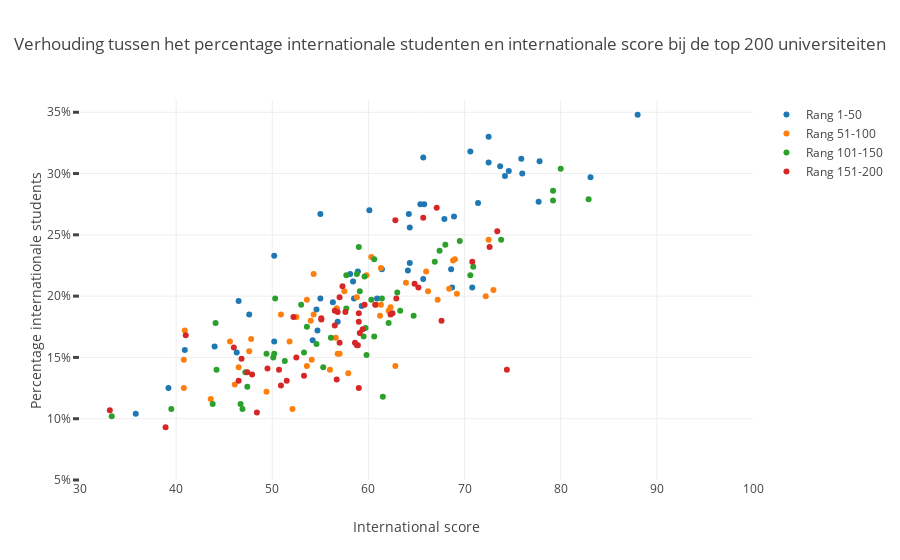

The code cell stored with this chart in its notebook:
### Code cell
# Create a trace
trace1 = go.Scatter(
    x = int_score[:50],
    y = int_students[:50],
    mode = 'markers',
    name = 'Rang 1-50'
)
trace2 = go.Scatter(
    x = int_score[51:100],
    y = int_students[51:100],
    mode = 'markers',
    name = 'Rang 51-100'
)
trace3 = go.Scatter(
    x = int_score[101:150],
    y = int_students[101:150],
    mode = 'markers',
    name = 'Rang 101-150'
)
trace4 = go.Scatter(
    x = int_score[151:200],
    y = int_students[151:200],
    mode = 'markers',
    name = 'Rang 151-200'
)

layout = go.Layout(
    title = 'Verhouding tussen het percentage internationale studenten en internationale score bij de top 200 universiteiten',
    yaxis = go.layout.YAxis(
        tick0 = 5,
        dtick = 5,
        ticksuffix = "%",
        ticklen= 6,
        tickwidth= 3,
        range = [5,36],
        title = 'Percentage internationale students'
    ),
    xaxis = go.layout.XAxis(
        title = 'Internationale score',
        range = [30, 100]
    ),
)

data = [trace1, trace2, trace3, trace4]
fig = go.Figure(data=data, layout=layout)


# Plot and embed in ipython notebook!
iplot(fig, filename='basic-scatter')

### Figure 1 — Plotly figure (JSON) as saved in the notebook; plotly's stock layout.template omitted (floating-point values rounded to 4 significant figures)
{"data": [{"mode": "markers", "name": "Rang 1-50", "type": "scatter", "uid": "39103dd5-0d69-45d8-88eb-a281f8ef705e", "x": [64.2, 71.4, 83.1, 68.9, 75.9, 73.7, 77.8, 72.5, 72.5, 64.3, 58.5, 64.3, 61.4, 74.6, 67.9, 46.5, 55, 59.3, 54.7, 56.3, 65.4, 65.7, 39.2, 60.1, 56.8, 58.4, 55, 60.9, 54.2, 50.2, 65.8, 65.7, 58.9, 88, 70.8, 74.2, 77.7, 64.1, 68.6, 70.6, 58.1, 44, 50.2, 54.6, 68.7, 47.6, 40.9, 76, 46.3, 35.8], "y": [26.7, 27.6, 29.7, 26.5, 31.2, 30.6, 31, 33, 30.9, 25.6, 19.8, 22.7, 22.2, 30.2, 26.3, 19.6, 26.7, 19.2, 17.2, 19.5, 27.5, 31.3, 12.5, 27, 17.9, 21.2, 19.8, 19.8, 16.4, 16.3, 27.5, 21.4, 22, 34.8, 20.7, 29.8, 27.7, 22.1, 22.2, 31.8, 21.8, 15.9, 23.3, 18.9, 20.7, 18.5, 15.6, 30, 15.4, 10.4]}, {"mode": "markers", "name": "Rang 51-100", "type": "scatter", "uid": "ac7aadf3-d0c3-4f81-a1ab-7ad3e583016a", "x": [45.6, 40.8, 47.6, 61.3, 60.3, 54.3, 62.1, 47.8, 56.7, 66.2, 72.5, 57, 43.6, 68.8, 57.9, 52.1, 49.4, 66, 62.3, 69.2, 56.7, 69, 72.2, 52.5, 68.4, 60.8, 56.6, 51.8, 63.9, 54.3, 73, 61.2, 67.2, 59.8, 61.3, 54, 57.5, 56, 54.1, 46.5, 62.8, 40.9, 56.8, 50.9, 40.8, 46.1, 58.8, 53.6, 53.6], "y": [16.3, 12.5, 15.5, 19.3, 23.2, 21.8, 18.8, 16.5, 19, 20.4, 24.6, 15.3, 11.6, 22.9, 13.7, 10.8, 12.2, 22, 19.1, 20.2, 19, 23, 20, 18.3, 20.6, 19.3, 16.6, 16.3, 21.1, 18.5, 20.5, 18.4, 19.7, 21.7, 22.3, 18, 20.4, 14, 14.8, 14.2, 14.3, 17.2, 15.3, 18.5, 14.8, 12.8, 19.9, 19.7, 14.3]}, {"mode": "markers", "name": "Rang 101-150", "type": "scatter", "uid": "0573d104-068c-490b-be14-f124b6c90634", "x": [59, 63.3, 60.3, 44.2, 59.8, 79.2, 50.3, 60.6, 66.9, 79.2, 50.1, 64.7, 67.4, 60.6, 55.3, 70.6, 68, 59.1, 62.1, 70.9, 39.5, 46.7, 57.7, 46.9, 56.1, 57.7, 44.1, 59.6, 58.8, 73.8, 51.3, 69.5, 33.3, 53.3, 61.5, 61.4, 53, 59.5, 63, 50.2, 59.7, 47.2, 47.4, 80, 53.6, 43.8, 54.6, 82.9, 49.4], "y": [24, 18.8, 19.7, 14, 15.2, 27.8, 19.8, 16.7, 22.8, 28.6, 15, 18.4, 23.7, 23, 14.2, 21.7, 24.2, 20.4, 17.8, 22.4, 10.8, 11.2, 21.7, 10.8, 16.6, 19, 17.8, 21.6, 21.8, 24.6, 14.7, 24.5, 10.2, 15.4, 11.8, 19.8, 19.3, 16.7, 20.3, 15.3, 17.4, 13.8, 12.6, 30.4, 17.5, 11.2, 16.1, 27.9, 15.3]}, {"mode": "markers", "name": "Rang 151-200", "type": "scatter", "uid": "ba0b3765-fa0c-4a4d-9c3b-5eeffa83e91d", "x": [65.7, 62.3, 51.5, 53.3, 47.9, 72.6, 47.4, 50.9, 67.6, 57, 46, 38.9, 59, 46.5, 48.4, 55.1, 56.5, 65.2, 62.5, 57.6, 59.6, 59.4, 57.3, 59.1, 73.4, 52.5, 59, 74.4, 49.5, 57, 58.9, 33.1, 41, 56.5, 59, 70.8, 60.7, 58.8, 46.8, 56.7, 50.7, 52.2, 56.8, 55.1, 62.9, 62.8, 64.8, 58.6, 67.1], "y": [26.4, 18.5, 13.1, 13.5, 13.6, 24, 13.8, 12.7, 18, 19.9, 15.8, 9.3, 18.6, 13.1, 10.5, 18.1, 17.6, 20.7, 18.6, 18.7, 19.3, 17.3, 20.8, 17, 25.3, 15, 17.9, 14, 14.1, 16.2, 16, 10.7, 16.8, 18.8, 12.5, 22.8, 19.3, 16, 14.9, 13.2, 14, 18.3, 18.7, 18.2, 19.8, 26.2, 21, 16.2, 27.2]}], "layout": {"title": {"text": "Verhouding tussen het percentage internationale studenten en internationale score bij de top 200 universiteiten"}, "xaxis": {"range": [30, 100], "title": {"text": "International score"}}, "yaxis": {"dtick": 5, "range": [5, 36], "tick0": 5, "ticklen": 6, "ticksuffix": "%", "tickwidth": 3, "title": {"text": "Percentage internationale students"}}}}
